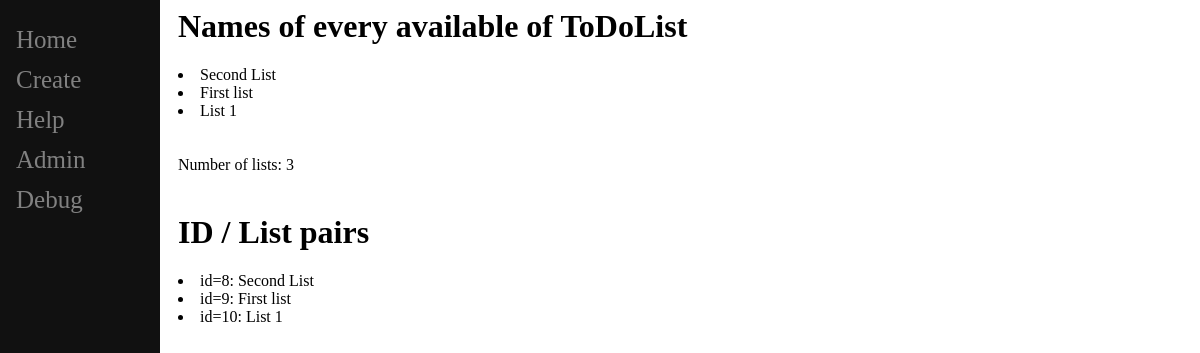
The page /debug (signed in) on the database as committed earlier.
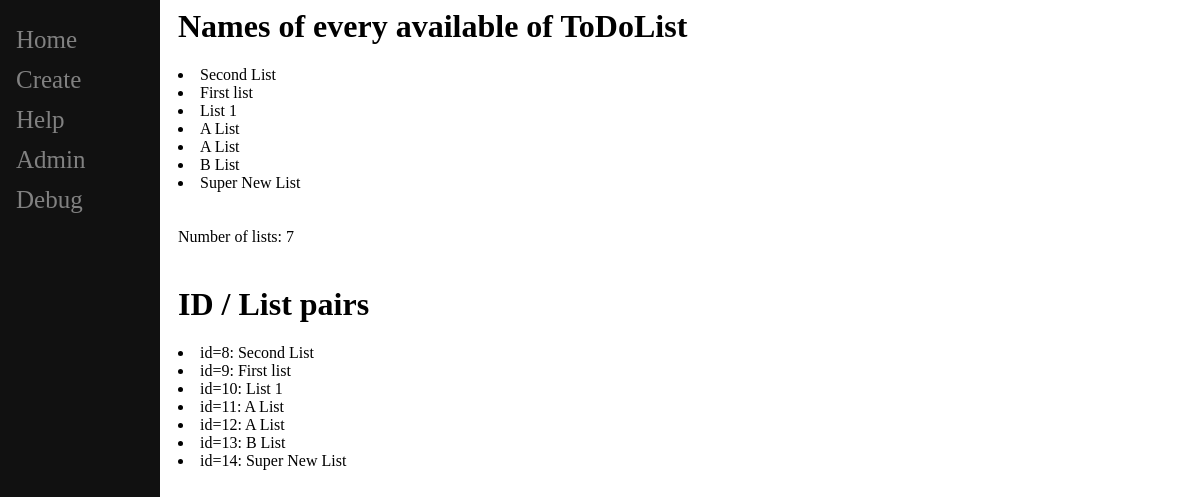
The same page on the database as committed later.
### main/models.py (models this page shows)
class ToDoList(models.Model):
    name = models.CharField(max_length = 200) #always add the max_length if using CharField
    def __str__(self):
        return self.name

### main/views.py (the view)
# urls.py: path("debug", views.debug, name="Debug")
@login_required(login_url= "/admin")
def debug(response):
    todo_lists = ToDoList.objects.all()
    t_length = len(ToDoList.objects.all())
    object_dict = {}
    for i in range(t_length):
        obj = ToDoList.objects.all()[i].id
        object_dict[f"id={obj}"] = ToDoList.objects.get(id=obj)
    return render(response, "main/debug.html", {"todo_lists": todo_lists, "todo_length": t_length, "todo_dict": object_dict})

### main/templates/main/debug.html (shortened to what this page needs)
{% extends "main/base.html" %}
{% block content %}
	<h1>Names of every available of ToDoList</h1>
	{% for lists in todo_lists%}
	<li>{{lists.name}}</li>
	{% endfor %}
	<br></br>
	Number of lists: {{todo_length}}
	<br></br>
	<h1>ID / List pairs</h1>
	{% for keys, values in todo_dict.items %}
	<li>{{keys}}: {{values}}</li>
	{% endfor %}
{% endblock%}

### main/templates/main/base.html (shortened to what this page needs)
<html>
<head>
</head>
<body>
	<div class="sidenav">
		<a href="/">Home</a>
		<a href="/create">Create</a>
		<a href="/help">Help</a>
		{% if request.user.is_authenticated %}
		<a href="/admin">Admin</a>
		<a href="/debug">Debug</a>
		{% else %}
		<a href="/register">Register</a>
		<a href="/register2">Custom Register</a>
		{% endif %}
	</div>
	<div id ="content", name="content", class="main">
	{% block content %}{% endblock %}
	</div>
</body>
</html>

### main/templates/main/base.html (style rules this page uses)
.sidenav { height:100%; width:160px; position: fixed; z-index:1; top:0; Left:0; background-color:#111; overflow-x: :hidden; padding-top:20px; }
.sidenav a { padding:6px 8px 6px 16px; text-decoration: none; font-size:25px; color: #818181; display:block; }
.main { margin-left:160px; padding:0px 10px; }

Rows that differ between the two databases and show on the page:
added ToDoList: name "A List", keys "id=11"
added ToDoList: name "A List", keys "id=12"
added ToDoList: name "B List", keys "id=13"
added ToDoList: name "Super New List", keys "id=14"
Other text that changed with them:
{{ todo_length }}: "3" → "7"
